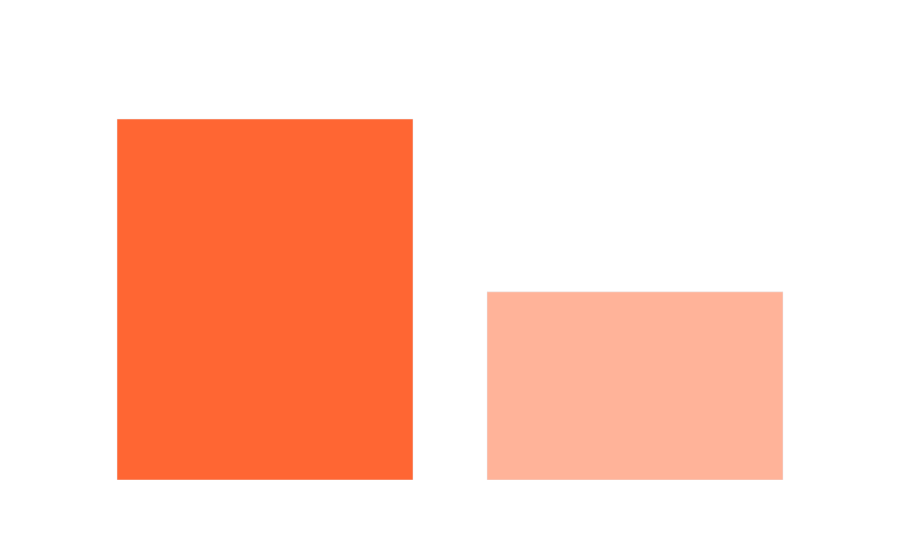

The notebook cell saved with this chart:
### Code cell
count = urls_data['type'].value_counts()

# Define a color scale for the bars
colors = [
    '#FF6633', '#FFB399', '#FF33FF', '#FFFF99', '#00B3E6',
    '#E6B333', '#3366E6', '#999966', '#99FF99', '#B34D4D'
]
fig = go.Figure(data=[go.Bar(x=count.index, y=count, marker=dict(color=colors))])

# Update layout
fig.update_layout(
    xaxis_title='Types',
    yaxis_title='Count',
    title='Count of Different Types of URLs',
    plot_bgcolor='rgba(0, 0, 0, 0)',  # Set plot background color to transparent
    paper_bgcolor='rgba(0, 0, 0, 0)',  # Set paper background color to transparent
    font=dict(color='white')  # Set font color to white
)

# Update x-axis tick font color
fig.update_xaxes(tickfont=dict(color='white'))

# Update y-axis tick font color
fig.update_yaxes(tickfont=dict(color='white'))

fig.show()

### Figure 1 — Plotly figure (JSON) as saved in the notebook; plotly's stock layout.template omitted (floating-point values rounded to 4 significant figures)
{"data": [{"marker": {"color": ["#FF6633", "#FFB399", "#FF33FF", "#FFFF99", "#00B3E6", "#E6B333", "#3366E6", "#999966", "#99FF99", "#B34D4D"]}, "type": "bar", "x": ["benign", "malicious"], "y": [428103, 223161]}], "layout": {"font": {"color": "white"}, "paper_bgcolor": "rgba(0, 0, 0, 0)", "plot_bgcolor": "rgba(0, 0, 0, 0)", "title": {"text": "Count of Different Types of URLs"}, "xaxis": {"tickfont": {"color": "white"}, "title": {"text": "Types"}}, "yaxis": {"tickfont": {"color": "white"}, "title": {"text": "Count"}}}}
